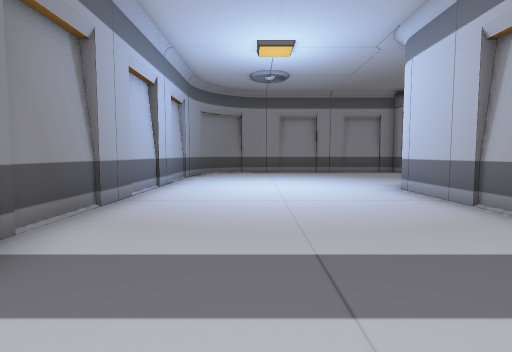
[1] (above)

19 first-person views from a walk through a 3-D level made in the Unity game engine. The camera is 1.5 m above the floor, tilts 4° down and sees 80° across. The floor is counted in squares, 1.8 m on a side. Each view is taken from the middle of a square. On the plan, view 1 faces up. The plan holds only what a view shows up to about 11 squares ahead; the rest is blank. The place goes on beyond the plan. The player is left out. Some surface patterns are stand-ins.

[2]
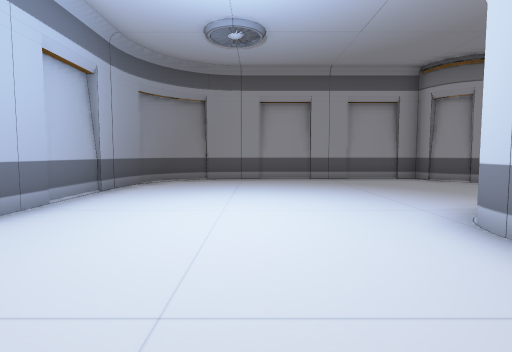

[3]
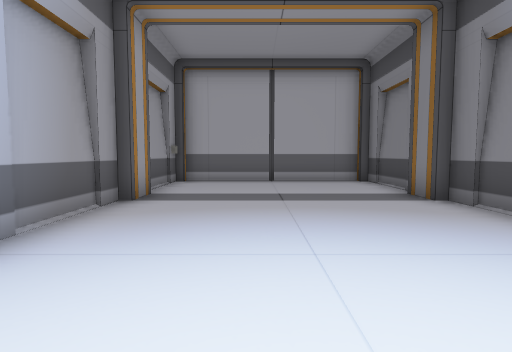

[4]
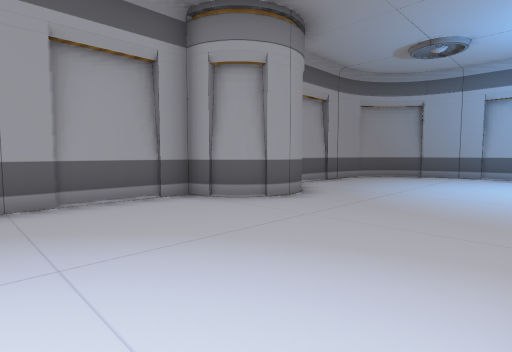

[5]
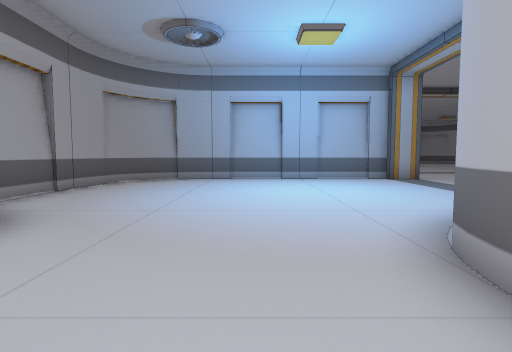

[6]
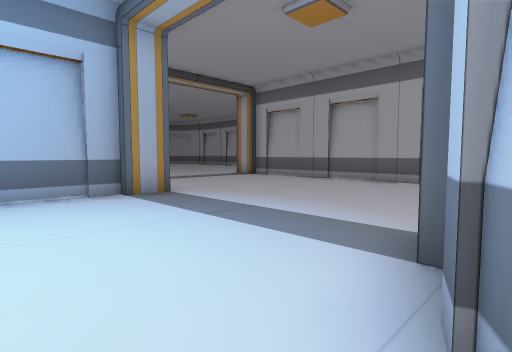

[7]
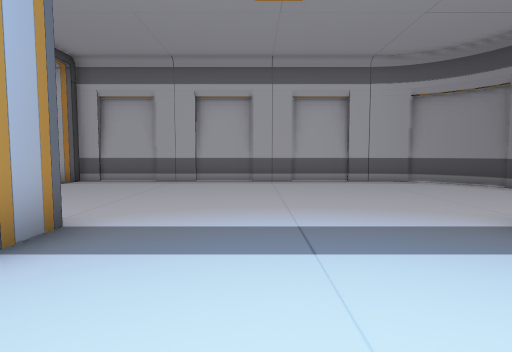

[8]
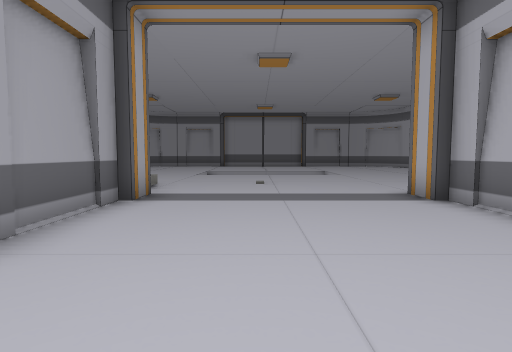

[9]
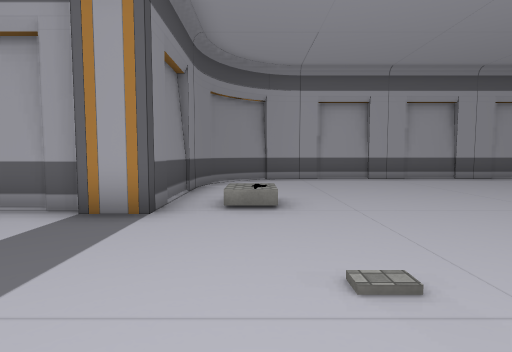

[10]
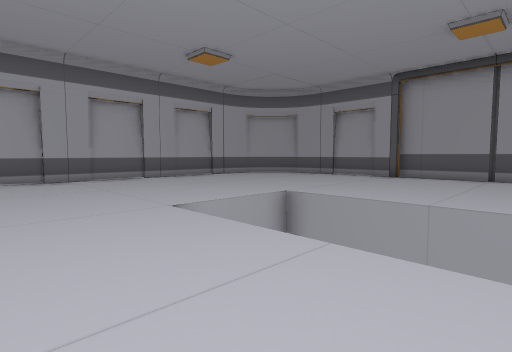

[11]
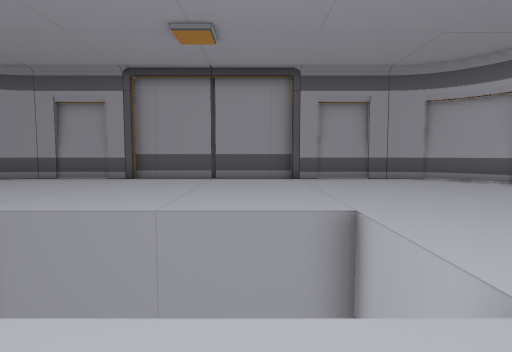

[12]
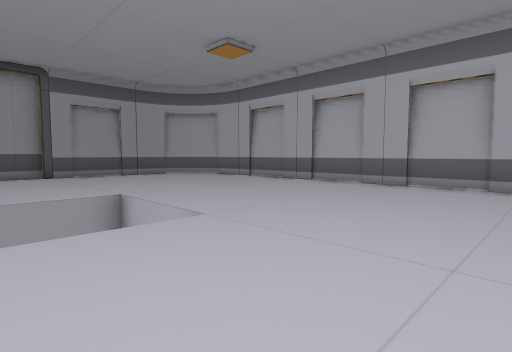

[13]
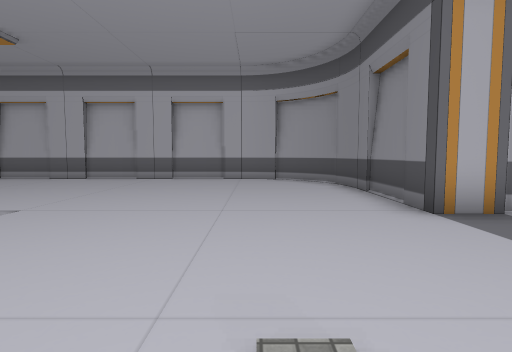

[14]
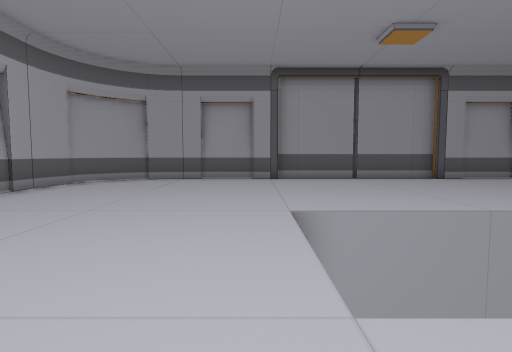

[15]
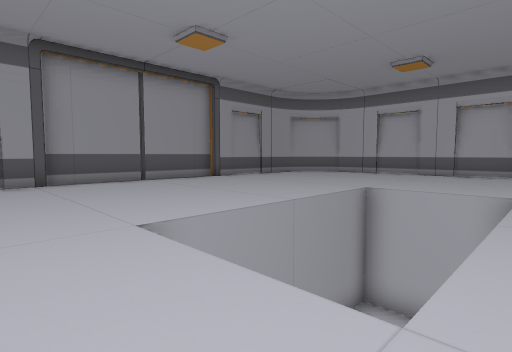

[16]
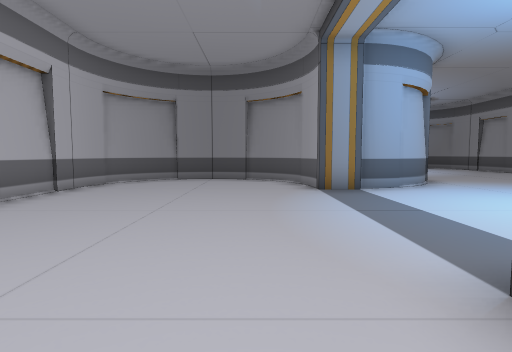

[17]
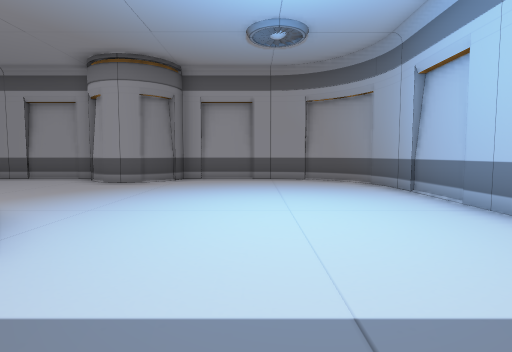

[18]
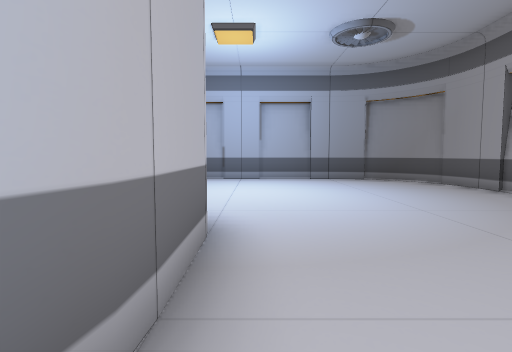

[19]
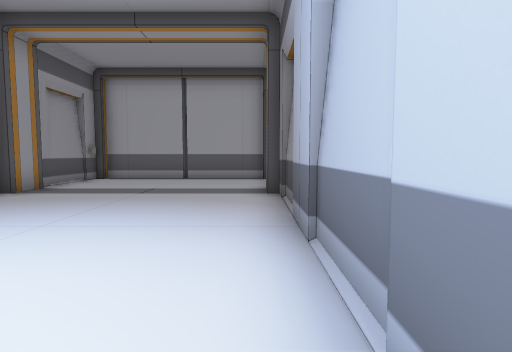

### Floor plan
Key: @ floor where view 1 was taken; # wall or solid block; . main floor; : floor 0.5 m higher than the main floor; v drop or lower ground; O other object.
Columns run from 3 left of view 1 to 35 right of it. Each row starts with its distance up from view 1.
 15  ##################
 14 ##........###.....##
 13 #..........#.......#
 12 #..................#
 11 #..................#   ###############
 10 #..................#  ##.............##
  9 #..................#  #...............#
  8 #......#####.......#  #. .............#
  7 #......#    #......#  #. .............#
  6 #......#     ......#  #...............#
  5 #......#  ## ......####.:.............#
  4 #......# ##..................   ......O
  3 #......# #...................   ......O
  2 #......# #...................   ......O
  1 #......# #...................   ......O
  0 #..@...# #...................   ......O
 -1 #......# ##.................. vv......#
 -2 ##OOOOO#  #############...............#
 -3                       #...............#
 -4                       #...............#
 -5                       #...............#
 -6                       #...............#
 -7                       ##.............##
 -8                        ###############

Positions as (right, up) in squares from view 1, and headings:
1: (0, 0), facing up
2: (1, 4), facing up
3: (1, 8), facing down
4: (3, 9), facing up-right
5: (5, 10), facing right
6: (9, 8), facing down-right
7: (13, 8), facing down
8: (13, 2), facing right
9: (21, 0), facing up
10: (23, 0), facing up-right
11: (24, 0), facing right
12: (22, 1), facing down-right
13: (22, 3), facing down
14: (24, 5), facing right
15: (25, 6), facing down-right
16: (17, 3), facing left
17: (12, 4), facing up
18: (8, 9), facing left
19: (-2, 9), facing down
